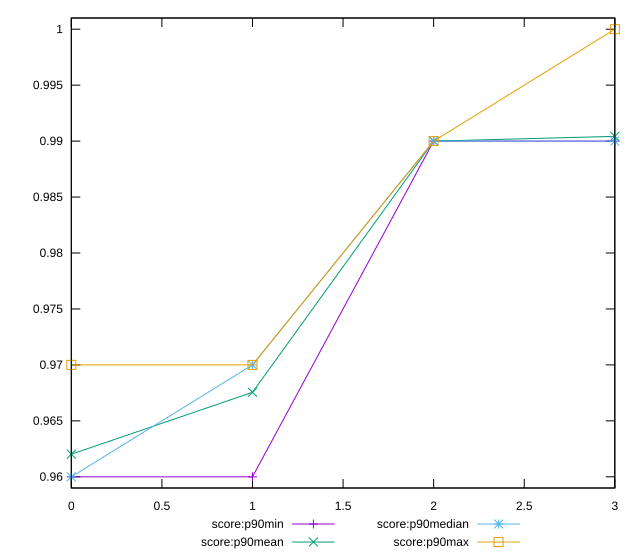

Generate this figure with gnuplot:
reset

$scoreP90Min <<EOF
0 0.96
1 0.96
2 0.99
3 0.99
EOF

$scoreP90Mean <<EOF
0 0.9620212765957435
1 0.9675531914893605
2 0.9899999999999988
3 0.9904255319148925
EOF

$scoreP90Median <<EOF
0 0.96
1 0.97
2 0.99
3 0.99
EOF

$scoreP90Max <<EOF
0 0.97
1 0.97
2 0.99
3 1
EOF

set key outside below
set xrange [0:3]
set yrange [0.959:1.001]
set trange [0.959:1.001]
set terminal svg size 640, 560 enhanced background rgb 'white'
set output "reports/report_00033_2021-03-01T14-23-16.841Z/bootup-time/progression/score.svg"

plot $scoreP90Min title "score:p90min" with linespoints, \
     $scoreP90Mean title "score:p90mean" with linespoints, \
     $scoreP90Median title "score:p90median" with linespoints, \
     $scoreP90Max title "score:p90max" with linespoints

reset
